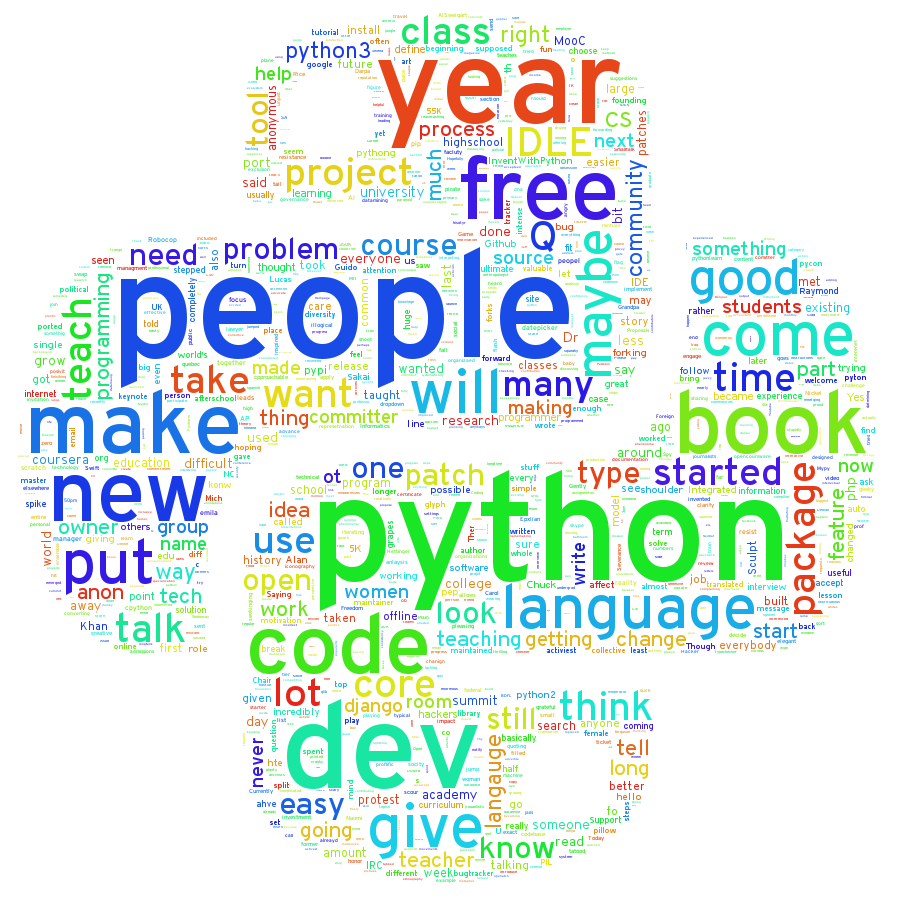

This figure's Python source:
#!/usr/bin/env python2
"""
Masked wordcloud
================
Using a mask you can generate wordclouds in arbitrary shapes.
"""

from os import path
from scipy.misc import imread
import matplotlib.pyplot as plt

from wordcloud import WordCloud, STOPWORDS

d = path.dirname(__file__)

# Read the whole text.
text = open(path.join(d, 'pycon2015.txt')).read()

# read the mask image
# taken from
# http://www.stencilry.org/stencils/movies/alice%20in%20wonderland/255fk.jpg
pycon_mask = imread(path.join(d, "pycon2015.png"))

wc = WordCloud(background_color="white", max_words=2000, mask=pycon_mask,
               stopwords=STOPWORDS.add("things"))
# generate word cloud
wc.generate(text)

# store to file
wc.to_file(path.join(d, "pycon.png"))

# show
plt.imshow(wc)
plt.axis("off")
plt.figure()
plt.imshow(pycon_mask, cmap=plt.cm.gray)
plt.axis("off")
plt.show()
